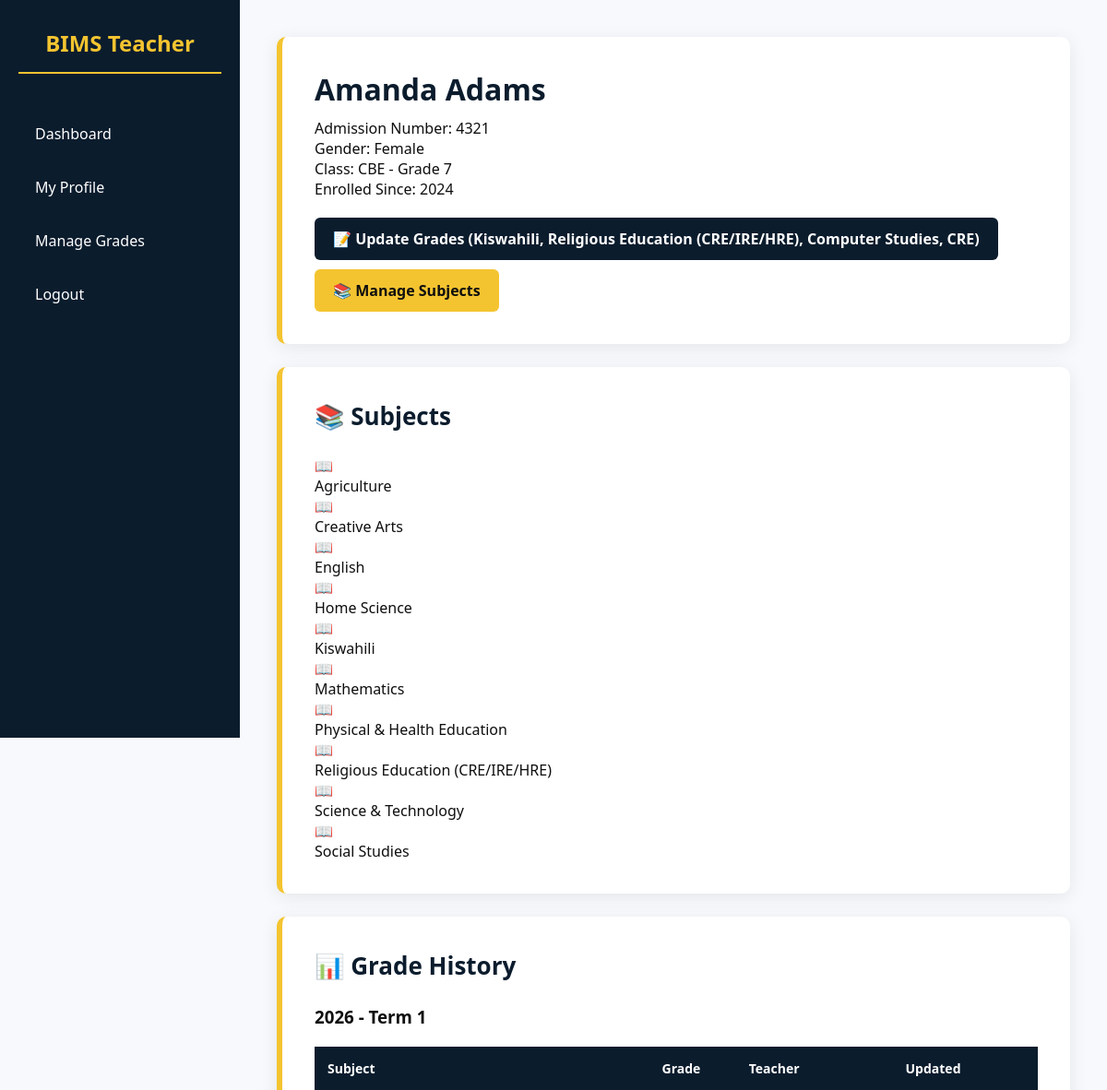
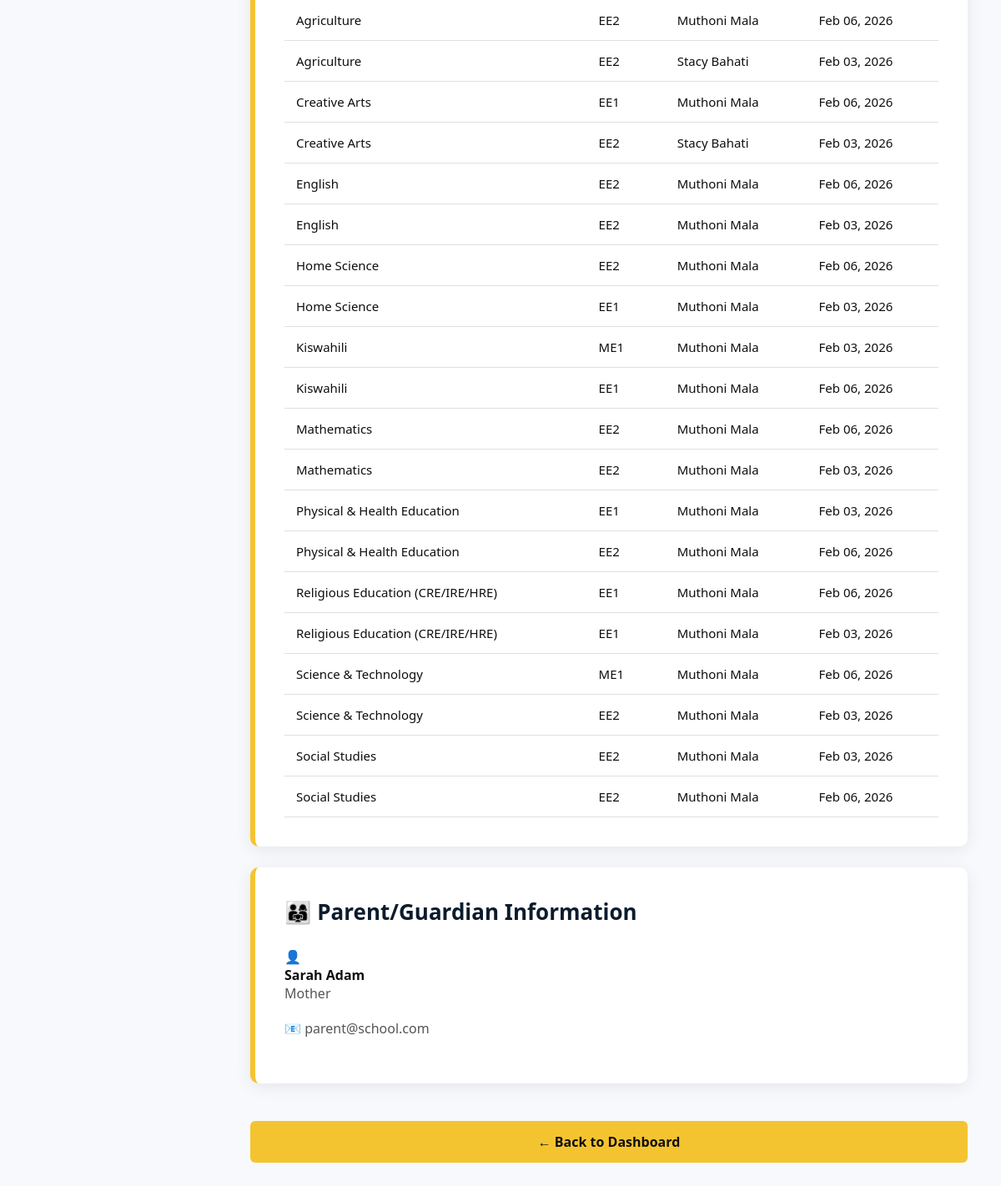
Page /html/teacher/view_student.php?student_id=2 (signed in) on the committed database (2 pictures, top to bottom).
### tables this page shows
CREATE TABLE `students` (
  `id` int NOT NULL AUTO_INCREMENT,
  `user_id` int NOT NULL,
  `admission_number` varchar(50) DEFAULT NULL,
  `first_name` varchar(100) DEFAULT NULL,
  `last_name` varchar(100) DEFAULT NULL,
  `gender` enum('Male','Female') DEFAULT NULL,
  `date_of_birth` date DEFAULT NULL,
  `curriculum_type_id` int NOT NULL,
  `class_level_id` int NOT NULL,
  `status` enum('active','inactive') DEFAULT 'active',
  `year_of_enrollment` int DEFAULT NULL,
  `phone_number` varchar(20) DEFAULT NULL,
  `residential_area` varchar(255) DEFAULT NULL,
  `parent_phone` varchar(20) DEFAULT NULL,
  `parent_email` varchar(100) DEFAULT NULL,
  PRIMARY KEY (`id`),
  UNIQUE KEY `user_id` (`user_id`),
  UNIQUE KEY `admission_number` (`admission_number`),
  UNIQUE KEY `unique_admission` (`admission_number`),
  KEY `curriculum_type_id` (`curriculum_type_id`),
  KEY `class_level_id` (`class_level_id`),
  CONSTRAINT `students_ibfk_1` FOREIGN KEY (`user_id`) REFERENCES `users` (`id`),
  CONSTRAINT `students_ibfk_2` FOREIGN KEY (`curriculum_type_id`) REFERENCES `curriculum_types` (`id`),
  CONSTRAINT `students_ibfk_3` FOREIGN KEY (`class_level_id`) REFERENCES `classes_levels` (`id`)
);

CREATE TABLE `curriculum_types` (
  `id` int NOT NULL AUTO_INCREMENT,
  `name` varchar(50) NOT NULL,
  `description` varchar(255) DEFAULT NULL,
  PRIMARY KEY (`id`),
  UNIQUE KEY `name` (`name`)
);

CREATE TABLE `classes_levels` (
  `id` int NOT NULL AUTO_INCREMENT,
  `curriculum_type_id` int NOT NULL,
  `name` varchar(50) NOT NULL,
  `level_order` int DEFAULT NULL,
  PRIMARY KEY (`id`),
  KEY `curriculum_type_id` (`curriculum_type_id`),
  CONSTRAINT `classes_levels_ibfk_1` FOREIGN KEY (`curriculum_type_id`) REFERENCES `curriculum_types` (`id`)
);

CREATE TABLE `grades` (
  `id` int NOT NULL AUTO_INCREMENT,
  `student_id` int NOT NULL,
  `subject_name` varchar(100) NOT NULL,
  `grade` varchar(10) DEFAULT NULL,
  `score` int DEFAULT NULL COMMENT 'Actual score out of 100',
  `rats_score` int DEFAULT NULL COMMENT 'RATs score out of 20 (for Mid-Term and End-Term)',
  `final_score` int DEFAULT NULL COMMENT 'Final calculated score (score + rats for Mid/End-Term, just score for Opener)',
  `grade_points` int DEFAULT NULL,
  `is_locked` tinyint(1) DEFAULT '0',
  `teacher_comment` text,
  `term` enum('Term 1','Term 2','Term 3') NOT NULL,
  `assessment_type` varchar(50) DEFAULT NULL,
  `academic_year` int NOT NULL,
  `created_at` timestamp NULL DEFAULT CURRENT_TIMESTAMP,
  `updated_at` timestamp NULL DEFAULT CURRENT_TIMESTAMP ON UPDATE CURRENT_TIMESTAMP,
  `teacher_id` int NOT NULL,
  `paper_scores` json DEFAULT NULL,
  `exam_type` varchar(20) DEFAULT 'full_papers',
  `grade_boundaries` json DEFAULT NULL,
  PRIMARY KEY (`id`),
  KEY `idx_student_year_term` (`student_id`,`academic_year`,`term`),
  KEY `idx_student_year_term_assessment` (`student_id`,`academic_year`,`term`,`assessment_type`),
  CONSTRAINT `grades_ibfk_1` FOREIGN KEY (`student_id`) REFERENCES `students` (`id`) ON DELETE CASCADE
);

CREATE TABLE `teachers` (
  `id` int NOT NULL AUTO_INCREMENT,
  `user_id` int NOT NULL,
  `first_name` varchar(100) DEFAULT NULL,
  `last_name` varchar(100) DEFAULT NULL,
  `email` varchar(100) DEFAULT NULL,
  `phone` varchar(20) DEFAULT NULL,
  `category` enum('Subject Teacher','Class Teacher','Head Teacher') DEFAULT 'Subject Teacher',
  `assigned_class_id` int DEFAULT NULL,
  `phone_number` varchar(20) DEFAULT NULL,
  `residential_area` varchar(255) DEFAULT NULL,
  `date_of_birth` date DEFAULT NULL,
  `national_id` varchar(50) DEFAULT NULL,
  PRIMARY KEY (`id`),
  UNIQUE KEY `user_id` (`user_id`),
  KEY `assigned_class_id` (`assigned_class_id`),
  CONSTRAINT `teachers_ibfk_1` FOREIGN KEY (`user_id`) REFERENCES `users` (`id`),
  CONSTRAINT `teachers_ibfk_2` FOREIGN KEY (`assigned_class_id`) REFERENCES `classes_levels` (`id`)
);

CREATE TABLE `parents` (
  `id` int NOT NULL AUTO_INCREMENT,
  `user_id` int NOT NULL,
  `first_name` varchar(100) DEFAULT NULL,
  `last_name` varchar(100) DEFAULT NULL,
  `phone` varchar(20) DEFAULT NULL,
  `linked_students` text COMMENT 'Comma-separated admission numbers',
  `phone_number` varchar(20) DEFAULT NULL,
  `residential_area` varchar(255) DEFAULT NULL,
  `relationship` varchar(50) DEFAULT NULL COMMENT 'Father, Mother, Guardian, etc.',
  PRIMARY KEY (`id`),
  UNIQUE KEY `user_id` (`user_id`),
  CONSTRAINT `parents_ibfk_1` FOREIGN KEY (`user_id`) REFERENCES `users` (`id`)
);

CREATE TABLE `users` (
  `id` int NOT NULL AUTO_INCREMENT,
  `email` varchar(100) NOT NULL,
  `password` varchar(255) NOT NULL,
  `role_id` int NOT NULL,
  `status` enum('active','inactive') DEFAULT 'active',
  `created_at` timestamp NOT NULL DEFAULT CURRENT_TIMESTAMP,
  PRIMARY KEY (`id`),
  UNIQUE KEY `email` (`email`),
  KEY `role_id` (`role_id`),
  CONSTRAINT `users_ibfk_1` FOREIGN KEY (`role_id`) REFERENCES `roles` (`id`)
);

### html/teacher/view_student.php (the view, shortened to what this page needs)
<?php
require_once __DIR__ . "/../../database/db_connect.php";
$student_id = (int)($_GET['student_id'] ?? 0);
$teacher_stmt = $pdo->prepare("
    SELECT id, category, assigned_class_id
    FROM teachers
    WHERE user_id = ?
");
$teacher_stmt->execute([$_SESSION['user_id']]);
$teacher = $teacher_stmt->fetch(PDO::FETCH_ASSOC);
$teacher_subjects_stmt = $pdo->prepare("
    SELECT DISTINCT subject_name
    FROM teacher_subjects
    WHERE teacher_id = ?
");
$teacher_subjects_stmt->execute([$teacher['id']]);
$teacher_subjects = $teacher_subjects_stmt->fetchAll(PDO::FETCH_COLUMN);
$student_stmt = $pdo->prepare("
    SELECT
        s.id,
        s.admission_number,
        s.first_name,
        s.last_name,
        s.gender,
        s.year_of_enrollment,
        s.phone_number,
        s.residential_area,
        s.class_level_id,
        cl.name as class_name,
        ct.name as curriculum_name
    FROM students s
    JOIN classes_levels cl ON s.class_level_id = cl.id
    JOIN curriculum_types ct ON cl.curriculum_type_id = ct.id
    WHERE s.id = ?
");
$student_stmt->execute([$student_id]);
$student = $student_stmt->fetch(PDO::FETCH_ASSOC);
$student_subjects_stmt = $pdo->prepare("
    SELECT subject_name FROM student_subjects WHERE student_id = ? ORDER BY subject_name
");
$student_subjects_stmt->execute([$student_id]);
$student_subjects = $student_subjects_stmt->fetchAll(PDO::FETCH_COLUMN);
$grades_stmt = $pdo->prepare("
    SELECT
        g.subject_name,
        g.grade,
        g.term,
        g.academic_year,
        g.updated_at,
        t.first_name as teacher_first_name,
        t.last_name as teacher_last_name
    FROM grades g
    LEFT JOIN teachers t ON g.teacher_id = t.id
    WHERE g.student_id = ?
    ORDER BY g.academic_year DESC, g.term DESC, g.subject_name
");
$grades_stmt->execute([$student_id]);
$all_grades = $grades_stmt->fetchAll(PDO::FETCH_ASSOC);
$grades_by_period = [];
foreach ($all_grades as $grade) {
    $period = $grade['academic_year'] . ' - ' . $grade['term'];
    $grades_by_period[$period][] = $grade;
}
$linked_parents = [];
if (!empty($student['admission_number'])) {
    $parents_stmt = $pdo->prepare("
        SELECT
            p.first_name,
            p.last_name,
            p.phone_number,
            p.relationship,
            u.email
        FROM parents p
        JOIN users u ON p.user_id = u.id
        WHERE p.linked_students LIKE ?
    ");
    $parents_stmt->execute(['%' . $student['admission_number'] . '%']);
    $linked_parents = $parents_stmt->fetchAll(PDO::FETCH_ASSOC);
}
?>
<!DOCTYPE html>
<html lang="en">
<head>
    <link rel="stylesheet" href="../assets/css/admin.css">
    <link rel="stylesheet" href="../assets/css/teacher.css">
    <link rel="stylesheet" href="../assets/css/student.css">
</head>
<body>
<div class="sidebar">
    <h2>BIMS Teacher</h2>
    <a href="../teacher_dashboard.php">Dashboard</a>
    <a href="my_profile.php">My Profile</a>
    <a href="manage_grades.php">Manage Grades</a>
    <a href="../logout.php">Logout</a>
</div>
<div class="main-content">
    <div class="container">
        <div class="card welcome-card">
            <h1><?php echo htmlspecialchars($student['first_name'] . ' ' . $student['last_name']); ?></h1>
            <div class="student-info-grid">
                <div class="info-item">
                    <span class="info-label">Admission Number:</span>
                    <span class="info-value"><?php echo htmlspecialchars($student['admission_number']); ?></span>
                </div>
                <div class="info-item">
                    <span class="info-label">Gender:</span>
                    <span class="info-value"><?php echo htmlspecialchars($student['gender']); ?></span>
                </div>
                <div class="info-item">
                    <span class="info-label">Class:</span>
                    <span class="info-value"><?php echo htmlspecialchars($student['curriculum_name'] . ' - ' . $student['class_name']); ?></span>
                </div>
                <div class="info-item">
                    <span class="info-label">Enrolled Since:</span>
                    <span class="info-value"><?php echo htmlspecialchars($student['year_of_enrollment']); ?></span>
                </div>
            </div>
            <div class="action-buttons">
                <?php if (!empty($teacher_subjects)): ?>
                    <a href="update_grades.php?student_id=<?php echo $student_id; ?>" class="btn-primary">
                        📝 Update Grades (<?php echo implode(', ', $teacher_subjects); ?>)
                    </a>
                <?php endif; ?>
                <?php if ($teacher['category'] == 'Class Teacher'): ?>
                    <a href="manage_student_subjects.php?student_id=<?php echo $student_id; ?>" class="btn-secondary">
                        📚 Manage Subjects
                    </a>
                <?php endif; ?>
            </div>
        </div>
        <div class="card">
            <h2>📚 Subjects</h2>
            <?php if (!empty($student_subjects)): ?>
                <div class="subjects-grid">
                    <?php foreach ($student_subjects as $subject): ?>
                        <div class="subject-card">
                            <div class="subject-icon">📖</div>
                            <div class="subject-name"><?php echo htmlspecialchars($subject); ?></div>
                        </div>
                    <?php endforeach; ?>
                </div>
            <?php else: ?>
                <p class="no-data">No subjects assigned yet.</p>
            <?php endif; ?>
        </div>
        <div class="card">
            <h2>📊 Grade History</h2>
            <?php if (!empty($grades_by_period)): ?>
                <?php foreach ($grades_by_period as $period => $grades): ?>
                    <h3 class="period-header"><?php echo htmlspecialchars($period); ?></h3>
                    <div class="grades-table-container">
                        <table class="grades-table">
                            <thead>
                                <tr>
                                    <th>Subject</th>
                                    <th>Grade</th>
                                    <th>Teacher</th>
                                    <th>Updated</th>
                                </tr>
                            </thead>
                            <tbody>
                                <?php foreach ($grades as $grade): ?>
                                    <tr>
                                        <td><?php echo htmlspecialchars($grade['subject_name']); ?></td>
                                        <td>
                                            <span class="grade-badge">
                                                <?php echo htmlspecialchars($grade['grade']); ?>
                                            </span>
                                        </td>
                                        <td>
                                            <?php
                                            if ($grade['teacher_first_name']) {
                                                echo htmlspecialchars($grade['teacher_first_name'] . ' ' . $grade['teacher_last_name']);
                                            } else {
                                                echo 'Not assigned';
                                            }
                                            ?>
                                        </td>
                                        <td><?php echo date('M d, Y', strtotime($grade['updated_at'])); ?></td>
                                    </tr>
                                <?php endforeach; ?>
                            </tbody>
                        </table>
                    </div>
                <?php endforeach; ?>
            <?php else: ?>
                <p class="no-data">No grades recorded yet.</p>
            <?php endif; ?>
        </div>
        <?php if (!empty($linked_parents)): ?>
            <div class="card">
                <h2>👨‍👩‍👧 Parent/Guardian Information</h2>
                <div class="parents-grid">
                    <?php foreach ($linked_parents as $parent): ?>
                        <div class="parent-card">
                            <div class="parent-icon">👤</div>
                            <div class="parent-info">
                                <h4><?php echo htmlspecialchars($parent['first_name'] . ' ' . $parent['last_name']); ?></h4>
                                <?php if ($parent['relationship']): ?>
                                    <p class="parent-relationship"><?php echo htmlspecialchars($parent['relationship']); ?></p>
                                <?php endif; ?>
                                <p class="parent-contact">📧 <?php echo htmlspecialchars($parent['email']); ?></p>
                            </div>
                        </div>
                    <?php endforeach; ?>
                </div>
            </div>
        <?php endif; ?>
        <a href="../teacher_dashboard.php" class="button button-yellow" style="margin-top: 20px;">← Back to Dashboard</a>
    </div>
</div>
</body>
</html>

### rows in the picture
students: first_name+last_name "Amanda Adams", admission_number "4321", gender "Female", curriculum_type.name "CBE - Grade 7", year_of_enrollment "2024"
grades: period "2026 - Term 1", subject_name "Social Studies", grade "EE2", teacher.last_name "Muthoni Mala", updated_at "Feb 06, 2026"
grades: subject_name "Agriculture", grade "EE2", teacher.last_name "Muthoni Mala", updated_at "Feb 06, 2026"
grades: subject_name "Agriculture", grade "EE2", teacher.last_name "Stacy Bahati", updated_at "Feb 03, 2026"
grades: subject_name "Creative Arts", grade "EE1", teacher.last_name "Muthoni Mala", updated_at "Feb 06, 2026"
grades: subject_name "Creative Arts", grade "EE2", teacher.last_name "Stacy Bahati", updated_at "Feb 03, 2026"
grades: subject_name "English", grade "EE2", teacher.last_name "Muthoni Mala", updated_at "Feb 06, 2026"
grades: subject_name "English", grade "EE2", teacher.last_name "Muthoni Mala", updated_at "Feb 03, 2026"
grades: subject_name "Home Science", grade "EE2", teacher.last_name "Muthoni Mala", updated_at "Feb 06, 2026"
grades: subject_name "Home Science", grade "EE1", teacher.last_name "Muthoni Mala", updated_at "Feb 03, 2026"
grades: subject_name "Kiswahili", grade "ME1", teacher.last_name "Muthoni Mala", updated_at "Feb 03, 2026"
grades: subject_name "Kiswahili", grade "EE1", teacher.last_name "Muthoni Mala", updated_at "Feb 06, 2026"
grades: subject_name "Mathematics", grade "EE2", teacher.last_name "Muthoni Mala", updated_at "Feb 06, 2026"
grades: subject_name "Mathematics", grade "EE2", teacher.last_name "Muthoni Mala", updated_at "Feb 03, 2026"
grades: subject_name "Physical & Health Education", grade "EE1", teacher.last_name "Muthoni Mala", updated_at "Feb 03, 2026"
grades: subject_name "Physical & Health Education", grade "EE2", teacher.last_name "Muthoni Mala", updated_at "Feb 06, 2026"
grades: subject_name "Religious Education (CRE/IRE/HRE)", grade "EE1", teacher.last_name "Muthoni Mala", updated_at "Feb 06, 2026"
grades: subject_name "Religious Education (CRE/IRE/HRE)", grade "EE1", teacher.last_name "Muthoni Mala", updated_at "Feb 03, 2026"
grades: subject_name "Science & Technology", grade "ME1", teacher.last_name "Muthoni Mala", updated_at "Feb 06, 2026"
grades: subject_name "Science & Technology", grade "EE2", teacher.last_name "Muthoni Mala", updated_at "Feb 03, 2026"
grades: subject_name "Social Studies", grade "EE2", teacher.last_name "Muthoni Mala", updated_at "Feb 03, 2026"
parents: first_name+last_name "Sarah Adam", relationship "Mother", user.email "parent@school.com"

### other values in the picture
implode(', ', $teacher_subjects) "Kiswahili, Religious Education (CRE/IRE/HRE), Computer Studies, CRE"
$subject "Agriculture"
$subject "Creative Arts"
$subject "English"
$subject "Home Science"
$subject "Kiswahili"
$subject "Mathematics"
$subject "Physical & Health Education"
$subject "Religious Education (CRE/IRE/HRE)"
$subject "Science & Technology"
$subject "Social Studies"
